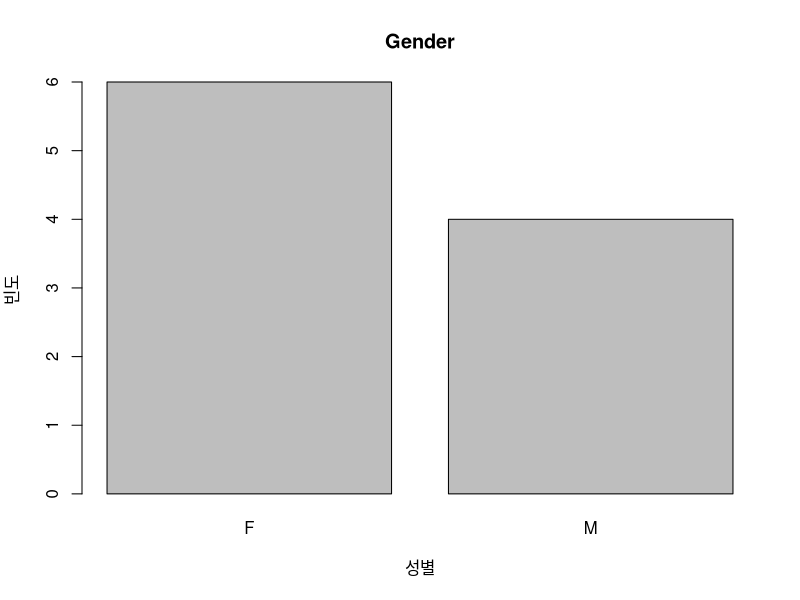
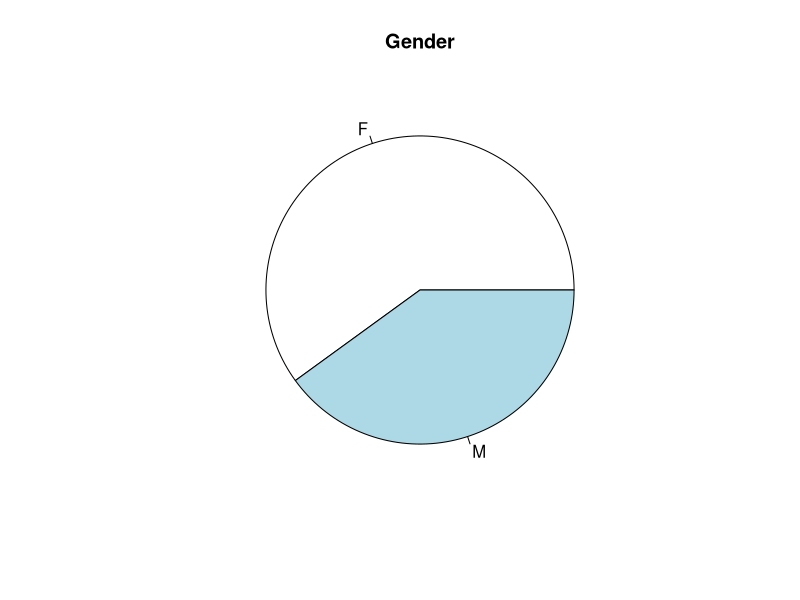
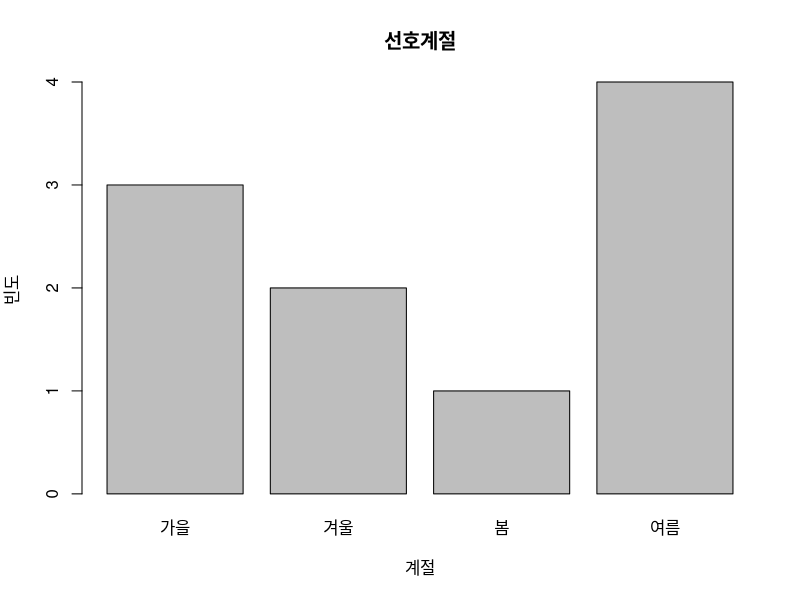
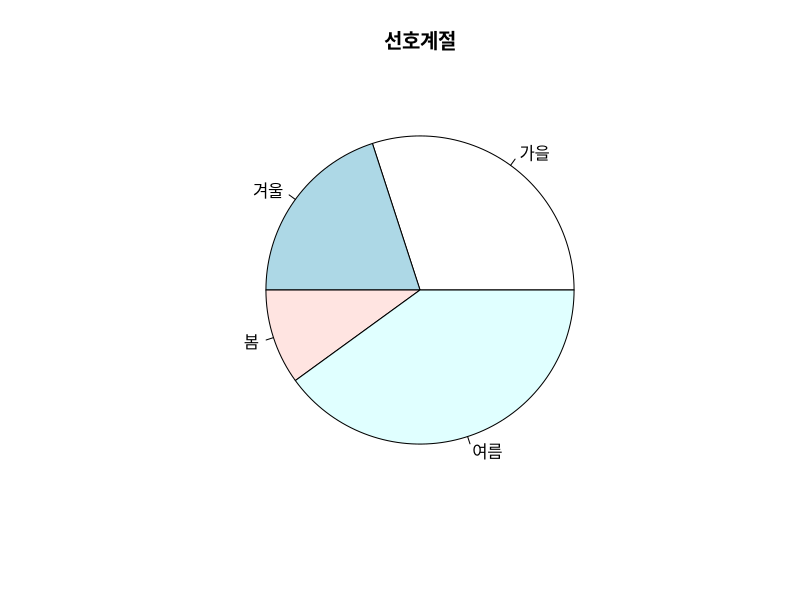
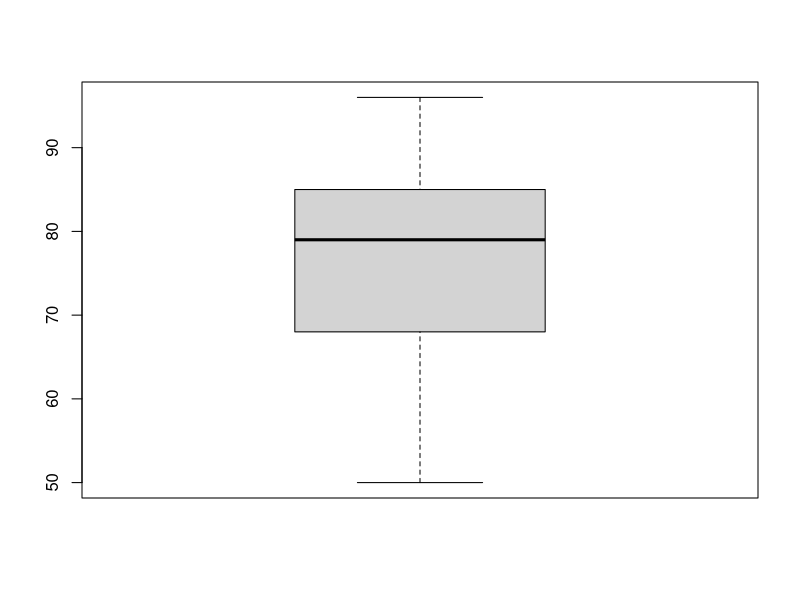
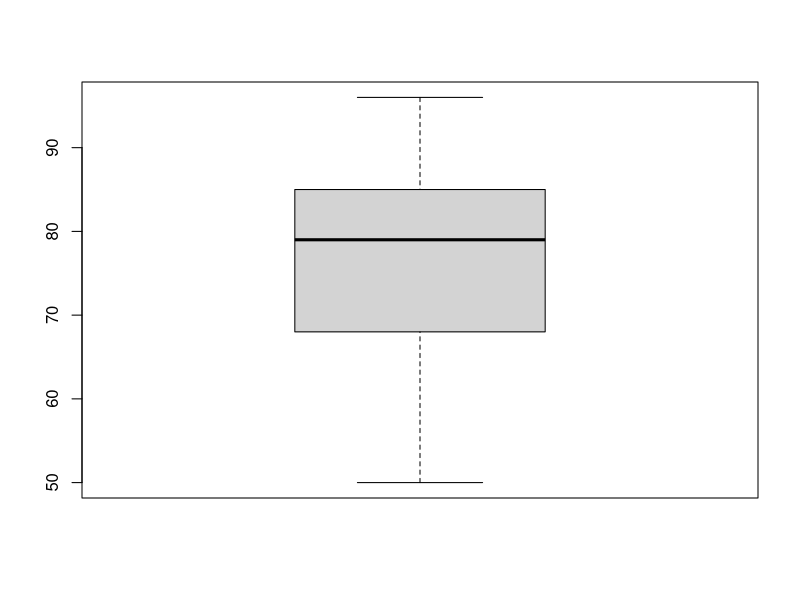
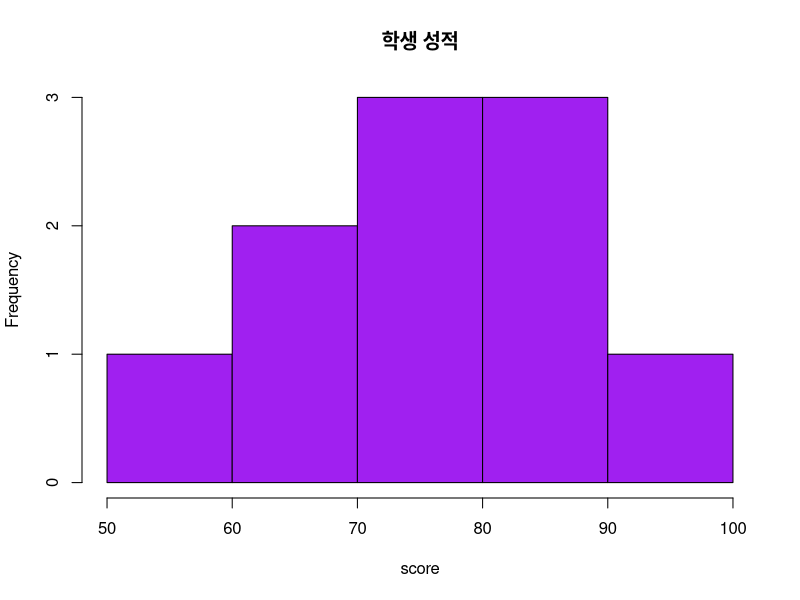
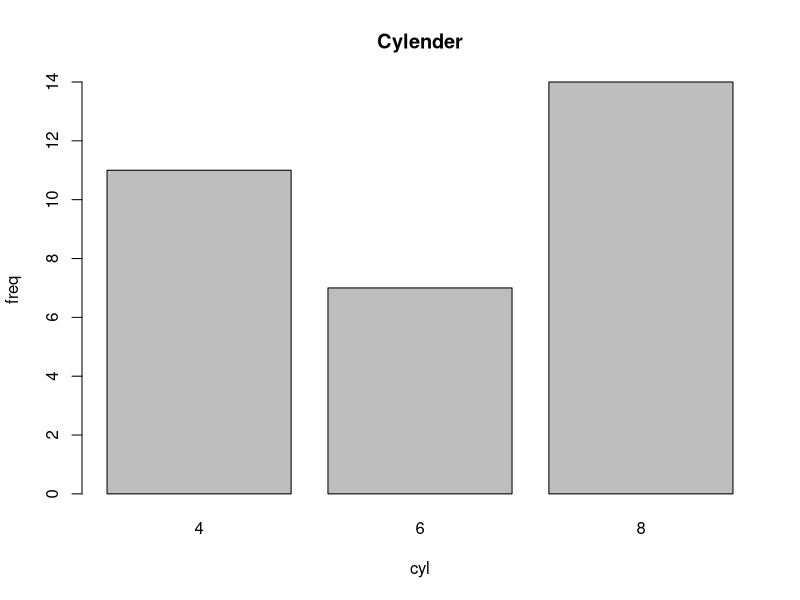

Recreate these plots in R, in order.
# 이름 : 이윤지
# 작성일 : 2019. 12. 02
# 제출일 : 2019. 12. 03

#문1) 
#어떤 학급의 성별이 다음과 같을 때 주어진 문제를 해결하기 위한 R 코드를 작성하시오.

#F F F M M F F F M M

# 1-1. 위의 자료를 gender 벡터에 저장하시오.
gender <- c( 'F', 'F', 'F', 'M', 'M', 'F', 'F', 'F', 'M', 'M')
gender

# 1-2. gender에 있는 값들에 대해 도수분포표를 작성하여 출력하시오.
table(gender)

# 1-3. gender에 있는 값들에 대해 막대그래프를 작성하여 출력하시오.
barplot(table(gender), main = "Gender", xlab= "성별", ylab = "빈도")

#4. gender에 있는 값들에 대해 원그래프를 작성하여 출력하시오.
pie( table(gender) , main = "Gender" )


# ----------------------------------------------------------------------------------


#문2)
#좋아하는 계절에 대한 조사 결과가 다음과 같을 때 주어진 문제를 해결하기 위한 R 코드를 작성하시오.

#여름 겨울 봄 가을 여름 가을 겨울 여름 여름 가을

#2-1. 위의 자료를 season 벡터에 저장하시오.
season <- c( '여름', '겨울', '봄', '가을','여름',
             '가을', '겨울', '여름', '여름', '가을' )
season

#2-2. season에 있는 값들에 대해 도수분포표를 작성하여 출력하시오.
table(season)

#2-3. season에 있는 값들에 대해 막대그래프를 작성하여 출력하시오.
barplot( table(season), main = '선호계절', xlab = '계절', ylab = '빈도' )

#2-4. season에 있는 값들에 대해 원그래프를 작성하여 출력하시오.
pie(table(season), main = '선호계절' )


# ----------------------------------------------------------------------------------


#문3)
#학생 A의 과목별 성적이 다음과 같을 때 각 문제를 해결하기 위한 R 코드를 작성하시오.

#KOR ENG ATH HIST SOC MUSIC BIO EARTH PHY ART
#90 	85 	73 	80 	 85  65    78  50    68  96

#3-1. 위 데이터를 score 벡터에 저장하시오(과목명은 데이터 이름으로 저장).
score <- c( 90,85,73,80,85,65,78,50,68,96)
names(score) <- c('KOR', 'ENG', 'ATH', 'HIST','SOC', 'MUSIC', 'BIO', 'EARTH', 'PHY', 'ART')

#3-2. score 벡터의 내용을 출력하시오.
score

#3-3. 전체 성적의 평균과 중앙값을 각각 구하시오.
mean(score);    median(score)

#3-4. 전체 성적의 표준편차를 출력하시오.
sd(score)

#3-5. 가장 성적이 높은 과목의 이름을 출력하시오.
names(which.max(score))

# names( score[ score == max( score ) ] )

#3-6. 성적에 대한 상자그림을 작성하고, 이상치에 해당하는 과목이 있으면 출력하시오.
boxplot(score)
boxplot(score)$out #이상치 없음
boxplot.stats(score)

#3-7. 다음 조건을 만족하는 위 성적에 대한 히스토그램을 작성하시오.
#(그래프 제목: 학생 성적, 막대의 색: 보라색)
hist( score, main = "학생 성적", col = 'purple')
# hist는 연속형 데이터에 대한 빈도수를 구할 때 사용.

# ----------------------------------------------------------------------------------

#문4)
#R에서 제공하는 mtcars 데이터셋에 대해 다음 문제를 해결하기 위한 R코드를 작성하시오.

dim(mtcars)
str(mtcars)
head(mtcars)
tail(mtcars)

#4-1. 중량(wt)의 평균값, 중앙값, 절사평균값(절사범위: 15%), 표준편차를 각각 구하시오.
mean(mtcars$wt);                median(mtcars$wt)
mean(mtcars$wt, trim = 0.15);   sd(mtcars$wt)

#4-2. 중량(wt)에 대해 summary( ) 함수의 적용 결과를 출력하시오.
summary(mtcars$wt)

#4-3. 실린더수(cyl)에 대해 도수분포표를 출력하시오.
table(mtcars$cyl)

#4-4. 앞에서 구한 도수분포표를 막대그래프로 출력하시오.
barplot( table(mtcars$cyl), main = 'Cylender', xlab = 'cyl', ylab = 'freq' )

#4-5. 중량(wt)의 히스토그램을 출력하시오.
hist( mtcars$wt , main = 'Weight', xlab = 'wt', ylab = 'freq' )

#4-6. 중량(wt)에 대해 상자그림을 출력하시오.(단, 상자그림으로부터 관찰할 수 있는 정보를 함께 출력하시오.)
boxplot(mtcars$wt, main = '중량')

boxplot.stats(mtcars$wt)$stats #정상범위 사분위수
boxplot.stats(mtcars$wt)$n      #관측치 개수
boxplot.stats(mtcars$wt)$conf   #중앙값 신뢰구간
boxplot.stats(mtcars$wt)$out    #이상치 목록

#4-7. 배기량(disp)에 대한 상자그림을 출력하시오.(단, 상자그림으로부터 관찰할 수 있는 정보를 함께 출력하시오.)
boxplot(mtcars$disp, main = '배기량')

boxplot.stats(mtcars$disp)$stats #정상범위 사분위수
boxplot.stats(mtcars$disp)$n      #관측치 개수
boxplot.stats(mtcars$disp)$conf   #중앙값 신뢰구간
boxplot.stats(mtcars$disp)$out    #이상치 목록


#4-8. 기어수(gear)를 그룹 정보로 하여 연비(mpg) 자료에 대해 상자그림을 작성하고,
#각 그룹의 상자그림을 비교하여 관찰할 수 있는 것이 무엇인지 나타내시오.

summary(mtcars$gear)
#head(mtcars)

boxplot(mtcars$mpg~mtcars$gear, data = mtcars,
        main = "기어수별 연비", col = rainbow(3))

# boxplot( mpg~gear, data = mtcars, main = '기어수별 연비' )
# 기어수가 4인 자동차들이 대체로 연비가 높다.

# box <- boxplot(mtcars$mpg~mtcars$gear, data = mtcars)
# box








